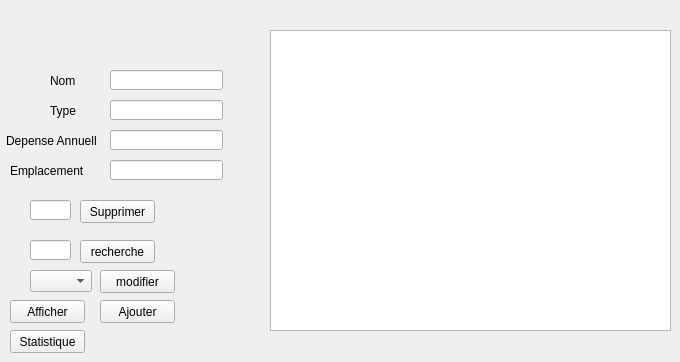
      <widget class="QWidget" name="tab_3">
       <attribute name="title">
        <string>Departement</string>
       </attribute>
       <widget class="QTableView" name="tableView_5">
        <property name="geometry">
         <rect>
          <x>270</x>
          <y>30</y>
          <width>401</width>
          <height>301</height>
         </rect>
        </property>
       </widget>
       <widget class="QLineEdit" name="id_11">
        <property name="geometry">
         <rect>
          <x>110</x>
          <y>70</y>
          <width>113</width>
          <height>20</height>
         </rect>
        </property>
       </widget>
       <widget class="QLabel" name="label_18">
        <property name="geometry">
         <rect>
          <x>50</x>
          <y>70</y>
          <width>47</width>
          <height>21</height>
         </rect>
        </property>
        <property name="text">
         <string>Nom</string>
        </property>
       </widget>
       <widget class="QLabel" name="label_19">
        <property name="geometry">
         <rect>
          <x>50</x>
          <y>100</y>
          <width>47</width>
          <height>21</height>
         </rect>
        </property>
        <property name="text">
         <string>Type</string>
        </property>
       </widget>
       <widget class="QLineEdit" name="id_12">
        <property name="geometry">
         <rect>
          <x>110</x>
          <y>100</y>
          <width>113</width>
          <height>20</height>
         </rect>
        </property>
       </widget>
       <widget class="QLabel" name="label_20">
        <property name="geometry">
         <rect>
          <x>6</x>
          <y>130</y>
          <width>91</width>
          <height>21</height>
         </rect>
        </property>
        <property name="text">
         <string>Depense Annuelle</string>
        </property>
       </widget>
       <widget class="QLineEdit" name="id_13">
        <property name="geometry">
         <rect>
          <x>110</x>
          <y>130</y>
          <width>113</width>
          <height>20</height>
         </rect>
        </property>
       </widget>
       <widget class="QPushButton" name="ajouterdepartement">
        <property name="geometry">
         <rect>
          <x>100</x>
          <y>300</y>
          <width>75</width>
          <height>23</height>
         </rect>
        </property>
        <property name="text">
         <string>Ajouter</string>
        </property>
       </widget>
       <widget class="QPushButton" name="afficherdepartement">
        <property name="geometry">
         <rect>
          <x>10</x>
          <y>300</y>
          <width>75</width>
          <height>23</height>
         </rect>
        </property>
        <property name="text">
         <string>Afficher</string>
        </property>
       </widget>
       <widget class="QLabel" name="label_21">
        <property name="geometry">
         <rect>
          <x>10</x>
          <y>160</y>
          <width>91</width>
          <height>21</height>
         </rect>
        </property>
        <property name="text">
         <string>Emplacement</string>
        </property>
       </widget>
       <widget class="QLineEdit" name="id_14">
        <property name="geometry">
         <rect>
          <x>110</x>
          <y>160</y>
          <width>113</width>
          <height>20</height>
         </rect>
        </property>
       </widget>
       <widget class="QPushButton" name="afficherstatdepart">
        <property name="geometry">
         <rect>
          <x>10</x>
          <y>330</y>
          <width>75</width>
          <height>23</height>
         </rect>
        </property>
        <property name="text">
         <string>Statistique</string>
        </property>
       </widget>
       <widget class="QPushButton" name="button_sup_dep_2">
        <property name="geometry">
         <rect>
          <x>80</x>
          <y>200</y>
          <width>75</width>
          <height>23</height>
         </rect>
        </property>
        <property name="text">
         <string>Supprimer</string>
        </property>
       </widget>
       <widget class="QLineEdit" name="label_rech_dep_2">
        <property name="geometry">
         <rect>
          <x>30</x>
          <y>240</y>
          <width>41</width>
          <height>20</height>
         </rect>
        </property>
       </widget>
       <widget class="QPushButton" name="modifier_dep_2">
        <property name="geometry">
         <rect>
          <x>100</x>
          <y>270</y>
          <width>75</width>
          <height>23</height>
         </rect>
        </property>
        <property name="text">
         <string>modifier</string>
        </property>
       </widget>
       <widget class="QPushButton" name="button_rech_dep_2">
        <property name="geometry">
         <rect>
          <x>80</x>
          <y>240</y>
          <width>75</width>
          <height>23</height>
         </rect>
        </property>
        <property name="text">
         <string>recherche</string>
        </property>
       </widget>
       <widget class="QLineEdit" name="label_sup_dep_2">
        <property name="geometry">
         <rect>
          <x>30</x>
          <y>200</y>
          <width>41</width>
          <height>20</height>
         </rect>
        </property>
       </widget>
       <widget class="QComboBox" name="comboBox_11">
        <property name="geometry">
         <rect>
          <x>30</x>
          <y>270</y>
          <width>62</width>
          <height>22</height>
         </rect>
        </property>
       </widget>
      </widget>
